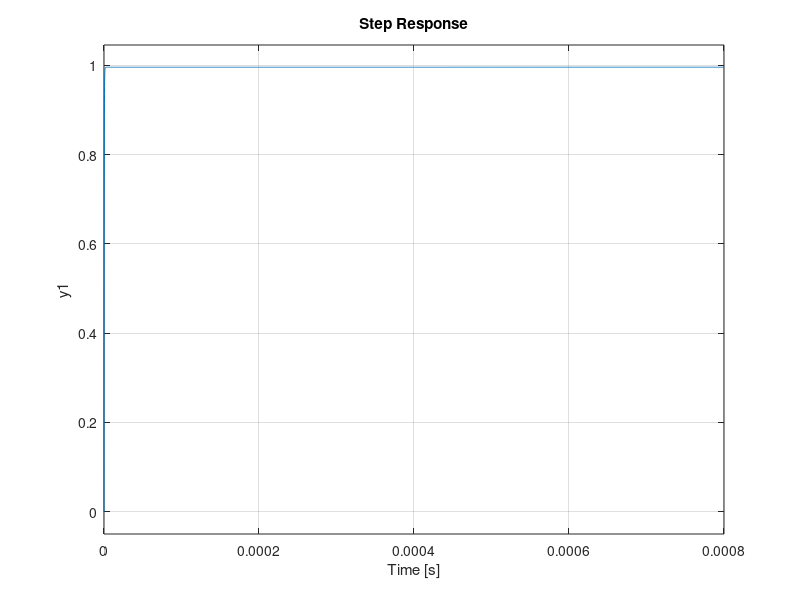

This figure's MATLAB source:
s =tf('s');
k = 5/(2000 * 59.4e-6);
lm = 0.3
r = 140;
g = (lm/r)*(s+k)%*(100000/(s+100000))
c = 100000/(s*(1+s/20000))
optf = series(g,c)
%bode(optf)
cltf = feedback(optf,1)
step(cltf);
